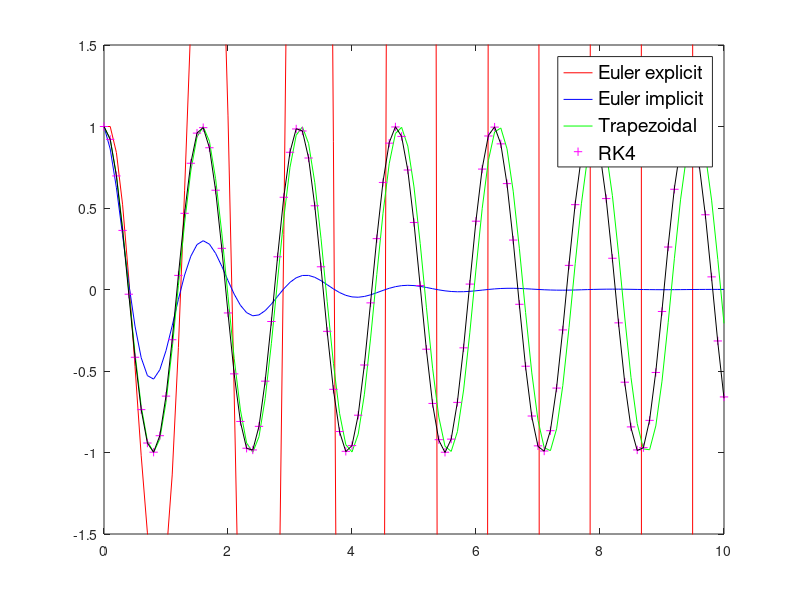

Source code (MATLAB):
clear all;
clc;
w = 4;
A = [0, 1; -w^2,0];
T = 10;
dt = 0.1;
nsteps = T/dt;
t = linspace(0,T,nsteps+1);

% Exact solution
y_exact = cos(w*t);

% Euler explicit
z_e = zeros(2,nsteps+1);
z_e(1,1) = 1;
z_e(2,1) = 0;

for k=1:nsteps
    z_e(:,k+1) = z_e(:,k) + A*dt*z_e(:,k);
end
error_e = max(abs(y_exact-z_e(1,:)))

% Euler implicit
z_i = zeros(2,nsteps+1);
z_i(1,1) = 1;
z_i(2,1) = 0;

B = eye(2) - dt*A;
for k=1:nsteps
    z_i(:,k+1) = B\z_i(:,k);
end
error_i = max(abs(y_exact-z_i(1,:)))

% Trapezidal
z_t = zeros(2,nsteps+1);
z_t(1,1) = 1;
z_t(2,1) = 0;

C = eye(2)-dt*A/2;
D = eye(2)+dt*A/2;
for k=1:nsteps
    z_t(:,k+1) = C\(D*z_t(:,k));
end
error_t = max(abs(y_exact-z_t(1,:)))

%RK4
z_r = zeros(2,nsteps+1);
z_r(1,1) = 1;
z_r(2,1) = 0;

for k=1:nsteps
    k1 = dt*A*z_r(:,k);
    k2 = dt*A*(z_r(:,k)+k1/2);
    k3 = dt*A*(z_r(:,k)+k2/2);
    k4 = dt*A*(z_r(:,k)+k3);
    z_r(:,k+1)  = z_r(:,k) + (k1+2*k2+2*k3+k4)/6;
end
error_r = max(abs(y_exact-z_r(1,:)))

figure;
plot(t,z_e(1,:),'r');
hold on
plot(t,z_i(1,:),'b');
hold on
plot(t,z_t(1,:),'g');
hold on
plot(t,z_r(1,:),'m+');
hold on
plot(t,y_exact,'k');
axis([0,T,-1.5,1.5]);
legend({'Euler explicit','Euler implicit','Trapezoidal','RK4'},'FontSize', 14)